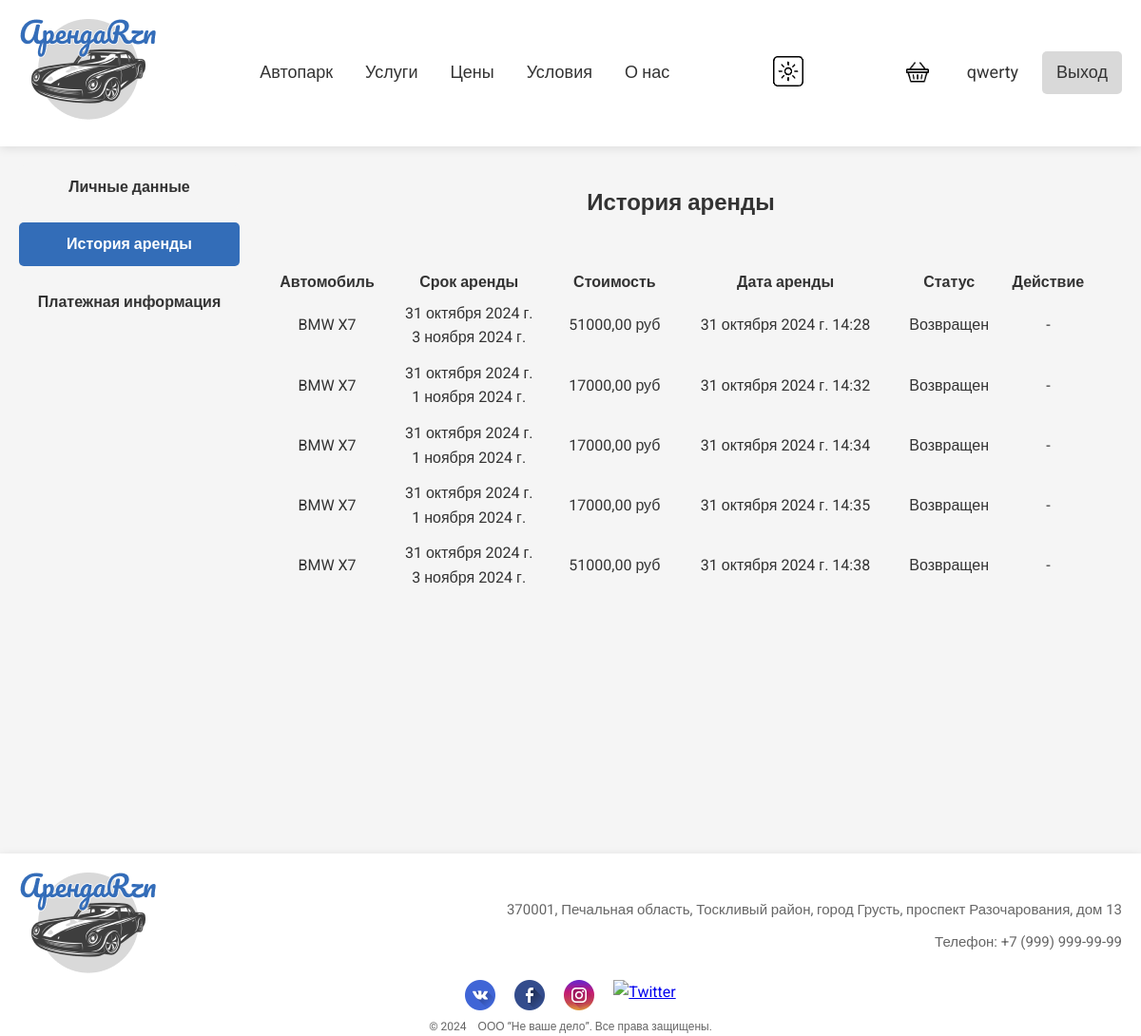
The app's page /users/rental_history (signed in), older data.
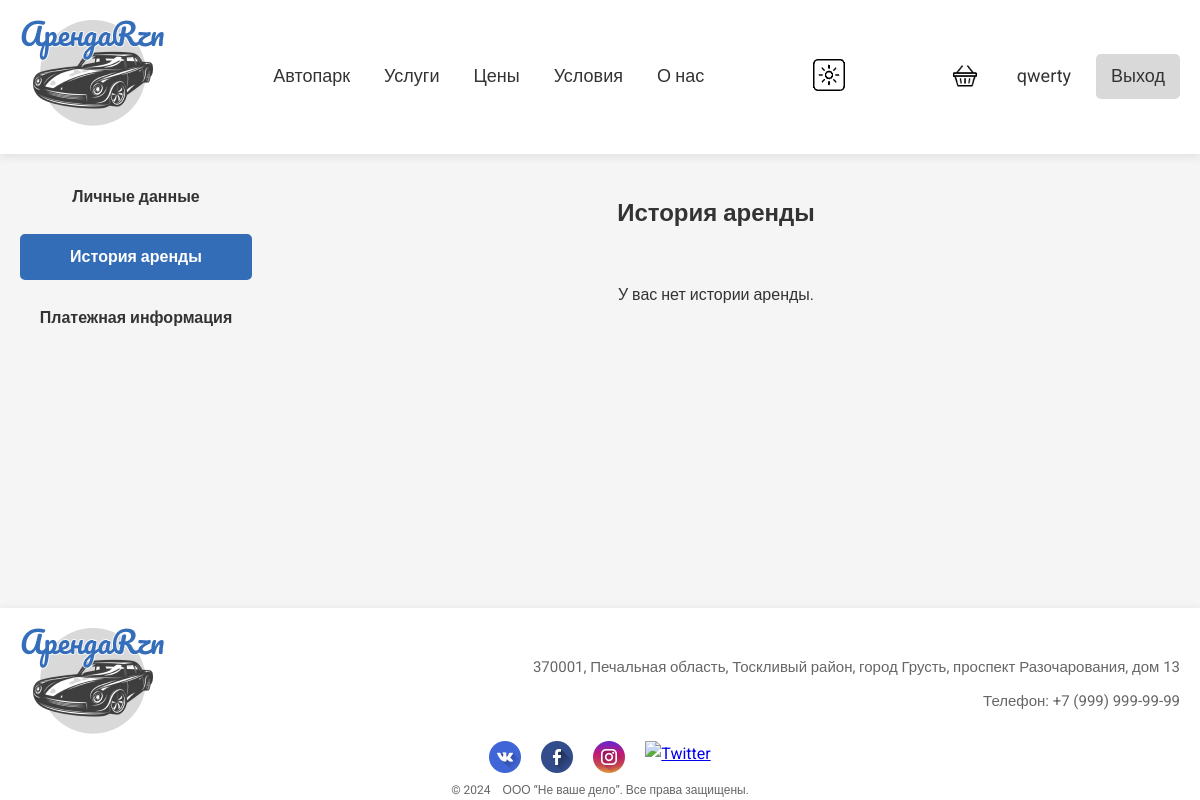
The same page, newer data.
### cars/models.py (models this page shows, shortened)
class RentalHistory(models.Model):
    user = models.ForeignKey(User, on_delete=models.CASCADE)
    car = models.ForeignKey(Cars, on_delete=models.CASCADE)
    start_date = models.DateField()
    end_date = models.DateField()
    total_price = models.DecimalField(max_digits=10, decimal_places=2)
    rented_at = models.DateTimeField(auto_now_add=True)
    is_returned = models.BooleanField(default=False)

class Cars(models.Model):
    brand = models.ForeignKey(CarBrands, on_delete=models.PROTECT)
    model = models.CharField(max_length=64)
    year = models.IntegerField()
    image = models.ImageField(upload_to='car_img', blank=True)
    description = models.TextField(blank=True)
    price = models.DecimalField(max_digits=9, decimal_places=2)
    carClass = models.ForeignKey(CarClasses, on_delete=models.PROTECT)
    is_rented = models.BooleanField(default=False)
    color = models.CharField(max_length=64, null=True, blank=True)
    drive = models.CharField(max_length=64, null=True, blank=True)
    transmission = models.CharField(max_length=64, null=True, blank=True)
    power = models.IntegerField(null=True, blank=True)
    acceleration = models.DecimalField(max_digits=4, decimal_places=2, null=True, blank=True)
    engine_capacity = models.DecimalField(max_digits=4, decimal_places=1, null=True, blank=True)

class CarBrands(models.Model):
    name = models.CharField(max_length=64, unique=True)
    def __str__(self) -> str:
        return self.name

### users/views.py (the view)
# urls.py: path('rental_history', rental_history, name='rental_history'),
@login_required
def rental_history(request):
    rental = RentalHistory.objects.filter(user=request.user)
    context = {'history_items': rental,
               'title': 'История аренды',}
    return render(request, 'users/rental_history.html', context)

### users/templates/users/rental_history.html (shortened to what this page needs)
{% extends 'cars/base.html' %}
{% load static %}
{% block css %}
  <link rel="stylesheet" href='{% static "css/rental_history.css" %}' />
{% endblock %}
{% block context %}
<section class="history-section">
    <div class="profile-sidebar">
        <ul>
            <li><a href="{% url 'users:profile' %}">Личные данные</a></li>
            <li><a class="active" href="{% url 'users:rental_history' %}">История аренды</a></li>
            <li><a href="#payment-info">Платежная информация</a></li>
        </ul>
    </div>
    <div class="history-items">
        <h1>История аренды</h1>
        {% if history_items %}
            <table class="history-table">
                <thead>
                    <tr>
                        <th>Автомобиль</th>
                        <th>Срок аренды</th>
                        <th>Стоимость</th>
                        <th>Дата аренды</th>
                        <th>Статус</th>
                        <th>Действие</th>
                    </tr>
                </thead>
                <tbody>
                    {% for item in history_items %}
                    <tr>
                        <td>{{ item.car.brand }} {{ item.car.model }}</td>
                        <td>{{ item.start_date }} <br> {{ item.end_date }}</td>
                        <td>{{ item.total_price }} руб</td>
                        <td>{{ item.rented_at }}</td>
                        <td>
                            {% if item.is_returned %}
                                Возвращен
                            {% else %}
                                Не возвращен
                            {% endif %}
                        </td>
                        <td>
                            {% if not item.is_returned %}
                                <a href="{% url 'users:return_car' item.id %}" class="return-btn">Возврат</a>
                            {% else %}
                                -
                            {% endif %}
                        </td>
                    </tr>
                    {% endfor %}
                </tbody>
            </table>
        {% else %}
            <p>У вас нет истории аренды.</p>
        {% endif %}
    </div>
</section>
{% endblock %}

Row changes from the older to the newer data that the page shows:
removed RentalHistory: car.brand "BMW", car.model "X7", start_date "31 октября 2024 г.", end_date "3 ноября 2024 г.", total_price "51000,00", rented_at "31 октября 2024 г. 14:28", is_returned "Возвращен"
removed RentalHistory: car.brand "BMW", car.model "X7", start_date "31 октября 2024 г.", end_date "1 ноября 2024 г.", total_price "17000,00", rented_at "31 октября 2024 г. 14:32", is_returned "Возвращен"
removed RentalHistory: car.brand "BMW", car.model "X7", start_date "31 октября 2024 г.", end_date "1 ноября 2024 г.", total_price "17000,00", rented_at "31 октября 2024 г. 14:34", is_returned "Возвращен"
removed RentalHistory: car.brand "BMW", car.model "X7", start_date "31 октября 2024 г.", end_date "1 ноября 2024 г.", total_price "17000,00", rented_at "31 октября 2024 г. 14:35", is_returned "Возвращен"
removed RentalHistory: car.brand "BMW", car.model "X7", start_date "31 октября 2024 г.", end_date "3 ноября 2024 г.", total_price "51000,00", rented_at "31 октября 2024 г. 14:38", is_returned "Возвращен"
Text that changed along with them:
text no longer shown: "Автомобиль Срок аренды Стоимость Дата аренды Статус Действие"
text now shown: "У вас нет истории аренды."
